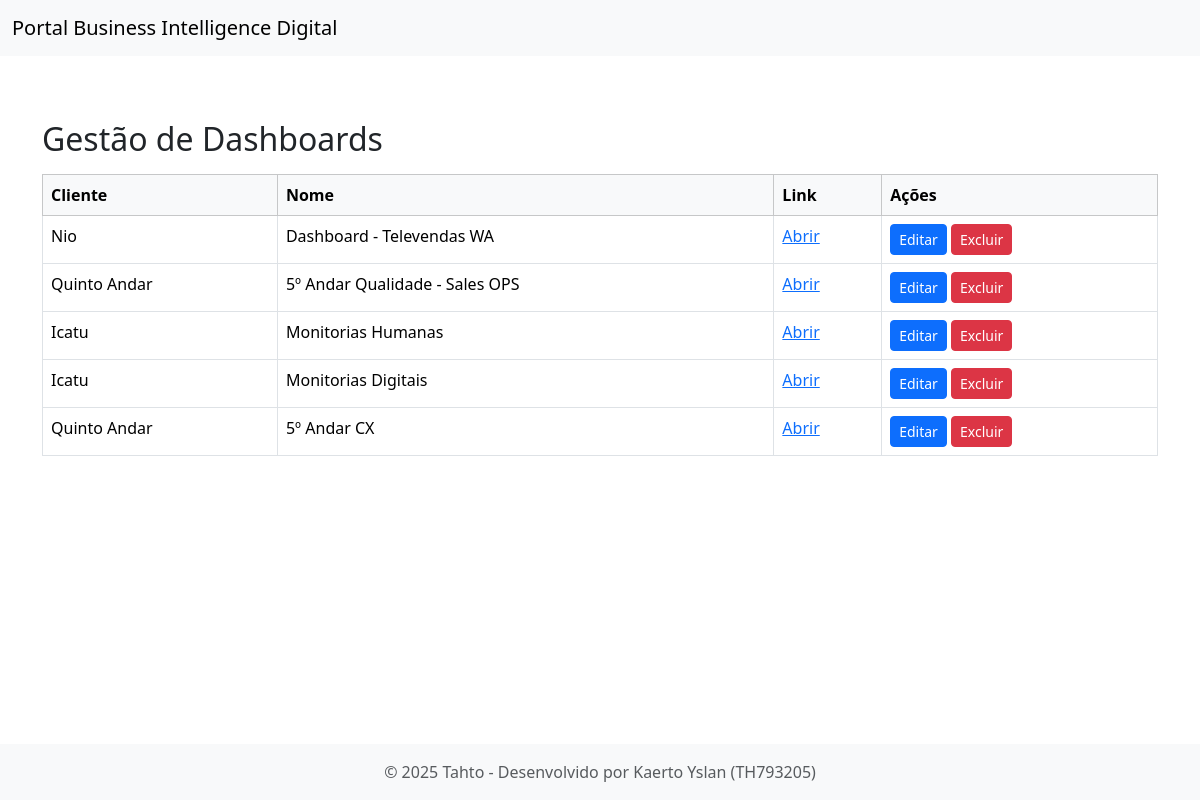
The app's page /gestao_dashboards, older data.
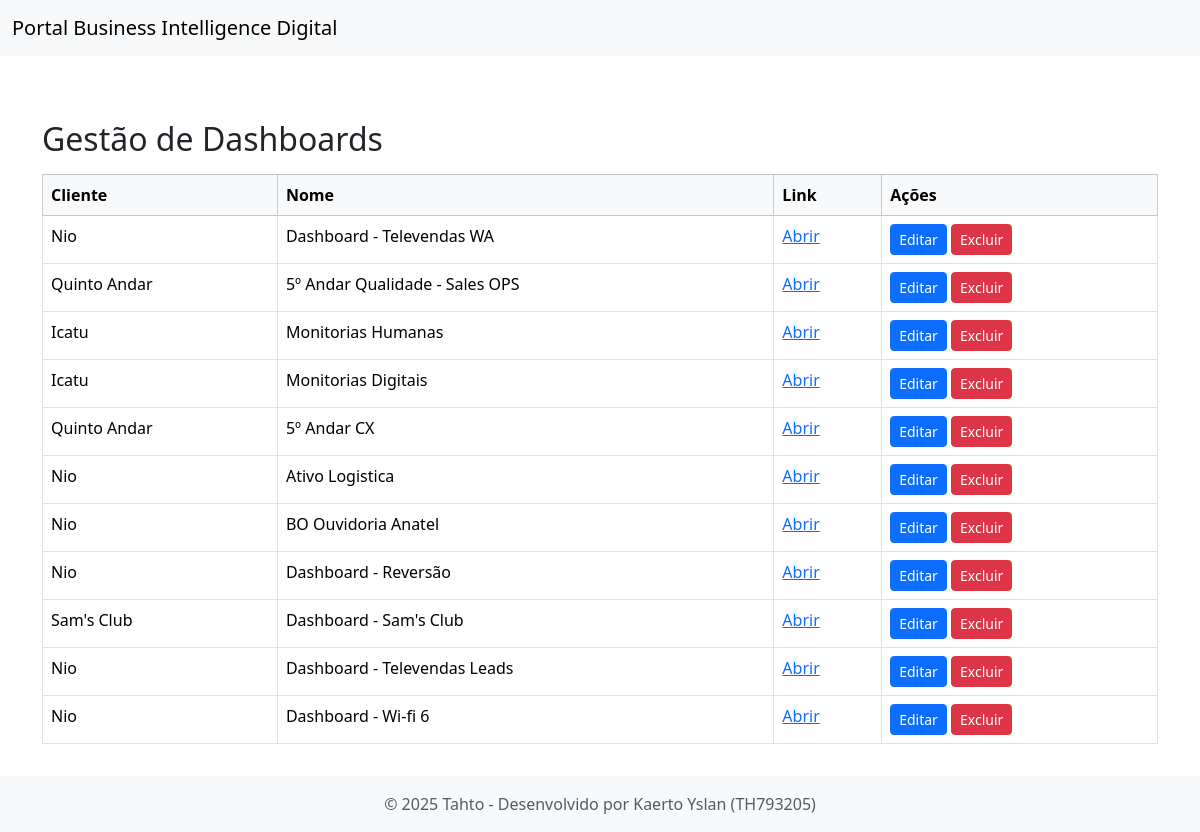
The same page, newer data.
### tables this page shows
CREATE TABLE dashboard (
            cliente TEXT NOT NULL,
            nome TEXT NOT NULL,
            link TEXT NOT NULL
        , id INTEGER);

### views.py (the view)
@app.route('/gestao_dashboards')
def gestao_dashboards():
    conn = get_db_connection()
    dashboards = conn.execute('SELECT * FROM dashboard').fetchall()
    conn.close()
    return render_template('gestao_dashboards.html', dashboards=dashboards)

### main.py (called while the page is built)
def get_db_connection():
    conn = sqlite3.connect(DB_PATH)
    conn.row_factory = sqlite3.Row
    return conn

### views.py (called while the page is built)
@app.before_request
def force_first_login():
    if current_user.is_authenticated:
        endpoint = request.endpoint or ""
        if current_user.first_login == 1 and endpoint not in (
            "logout", "login", "change_password_first_time", "static"
        ):
            return redirect(url_for("change_password_first_time"))

### templates/gestao_dashboards.html (shortened to what this page needs)
{% extends "base_admin.html" %}
{% block content %}
<div class="container mt-5">
    <h2>Gestão de Dashboards</h2>
    <table class="table table-bordered mt-3">
        <thead class="table-light">
            <tr>
                <th>Cliente</th>
                <th>Nome</th>
                <th>Link</th>
                <th>Ações</th>
            </tr>
        </thead>
        <tbody>
            {% for dashboard in dashboards %}
            <tr>
                <td>{{ dashboard['cliente'] }}</td>
                <td>{{ dashboard['nome'] }}</td>
                <td><a href="{{ dashboard['link'] }}" target="_blank">Abrir</a></td>
                <td>
                    <a href="{{ url_for('editar_dashboard', id=dashboard['id']) }}" class="btn btn-sm btn-primary">Editar</a>
                    <form action="{{ url_for('excluir_dashboard', id=dashboard['id']) }}" method="POST" style="display:inline-block;">
                        <button type="submit" class="btn btn-sm btn-danger" onclick="return confirm('Tem certeza que deseja excluir este dashboard?');">Excluir</button>
                    </form>
                </td>
            </tr>
            {% endfor %}
        </tbody>
    </table>
</div>
{% endblock %}

### templates/base_admin.html (shortened to what this page needs)
<!doctype html>
<html lang="pt-br">
<head>
  <link href="https://cdn.jsdelivr.net/npm/bootstrap@5.3.2/dist/css/bootstrap.min.css" rel="stylesheet">
  <link href="https://cdn.jsdelivr.net/npm/bootstrap-icons@1.11.1/font/bootstrap-icons.css" rel="stylesheet">
</head>
<body>
  <nav class="navbar navbar-expand-lg navbar-light bg-light">
    <div class="container-fluid d-flex justify-content-between align-items-center">
      <a class="navbar-brand mb-0" href="{{ url_for('index') }}">
        Portal Business Intelligence Digital
      </a>
    </div>
  </nav>
  <div class="container-fluid content-wrapper">
    <div class="main-content" id="mainContent">
      {% block content %}{% endblock %}
    </div>
  </div>
  <footer class="bg-light text-center text-muted py-3">
    <div class="container">
      © 2025 Tahto - Desenvolvido por Kaerto Yslan (TH793205)
    </div>
  </footer>
</body>
</html>

### templates/base_admin.html (style rules this page uses)
html, body { height: 100%; margin: 0; padding: 0; }
body { display: flex; flex-direction: column; }
.navbar { flex-shrink: 0; margin: 0; border-radius: 0; }
.content-wrapper { flex: 1; display: flex; margin: 0; padding: 0; transition: all 0.3s ease; }
.main-content { flex: 1; padding: 1rem; transition: margin-left 0.3s; }
footer { margin: 0; border-radius: 0; }

Row changes from the older to the newer data that the page shows:
added dashboard: cliente "Nio", nome "Ativo Logistica"
added dashboard: cliente "Nio", nome "BO Ouvidoria Anatel"
added dashboard: cliente "Nio", nome "Dashboard - Reversão"
added dashboard: cliente "Sam's Club", nome "Dashboard - Sam's Club"
added dashboard: cliente "Nio", nome "Dashboard - Televendas Leads"
added dashboard: cliente "Nio", nome "Dashboard - Wi-fi 6"
